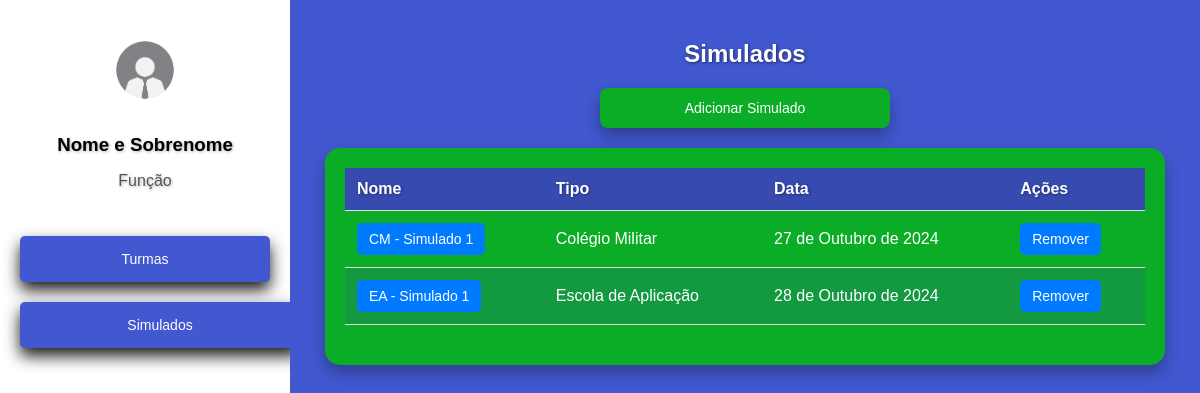
The page /cadastros/simulados/ on the database as committed earlier.
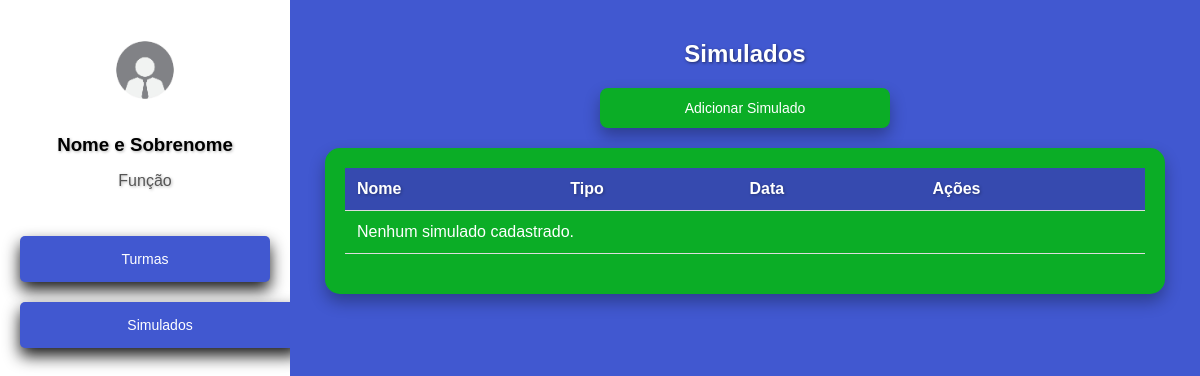
The same page on the database as committed later.
### cadastros/models.py (models this page shows, shortened)
class Simulado(models.Model):
    TIPOS_SIMULADO = [
        ('CM', 'Colégio Militar'),
        ('EA', 'Escola de Aplicação'),
    ]
    nome = models.CharField(max_length=100)
    tipo = models.CharField(max_length=2, choices=TIPOS_SIMULADO)
    data = models.DateField()

### cadastros/views.py (the view, shortened to what this page needs)
# urls.py: path('simulados/', SimuladoView.as_view(), name='simulados'),
class SimuladoView(View):
    template_name_list = 'simulados.html'
    template_name_add = 'adicionar_simulado.html'
    def get(self, request, simulado_id=None):
        if request.path.endswith('adicionar/'):
            return render(request, self.template_name_add)
        else:
            simulados = SimuladoMediator.listar_simulados()
            return render(request, self.template_name_list, {'simulados': simulados})

### cadastros/mediators.py (called while the page is built)
    @staticmethod
    def listar_simulados():
        return Simulado.objects.all()

### cadastros/templates/simulados.html (shortened to what this page needs)
<!DOCTYPE html>
<html lang="pt-br">
<head>
</head>
<body>
    <div class="sidebar">
        <div class="profile">
            <img src="/static/imgfunc.jpg" alt="funcionario" width="100" height="100">
            <h3>Nome e Sobrenome</h3>
            <p>Função</p>
        </div>
        <nav>
            <a href="{% url 'turmas' %}">Turmas</a>
            <a href="{% url 'simulados' %}" class="btn btn-primary">Simulados</a>
        </nav>
    </div>
    <div class="container">
        <h2>Simulados</h2>
        <a href="{% url 'adicionar_simulado' %}" class="btn btn-primary">Adicionar Simulado</a>
        <div class="table-container">
            <table>
                <thead>
                    <tr>
                        <th>Nome</th>
                        <th>Tipo</th>
                        <th>Data</th>
                        <th>Ações</th>
                    </tr>
                </thead>
                <tbody>
                    {% for simulado in simulados %}
                    <tr>
                        <td>
                            <a href="{% url 'notas_simulado' simulado.id %}">{{ simulado.nome }}</a>
                        </td>
                        <td>{{ simulado.get_tipo_display }}</td>
                        <td>{{ simulado.data }}</td>
                        <td>
                            <form method="post" action="{% url 'excluir_simulado' simulado.id %}" style="display:inline;">
                                <button type="submit" class="btn btn-danger" onclick="return confirm('Tem certeza que deseja remover este simulado?');">Remover</button>
                            </form>
                        </td>
                    </tr>
                    {% empty %}
                    <tr>
                        <td colspan="4">Nenhum simulado cadastrado.</td>
                    </tr>
                    {% endfor %}
                </tbody>
            </table>
        </div>
    </div>
</body>
</html>

Rows that differ between the two databases and show on the page:
removed Simulado: nome "CM - Simulado 1", tipo "Colégio Militar", data "27 de Outubro de 2024"
removed Simulado: nome "EA - Simulado 1", tipo "Escola de Aplicação", data "28 de Outubro de 2024"
Other text that changed with them:
text now shown: "Nenhum simulado cadastrado."
